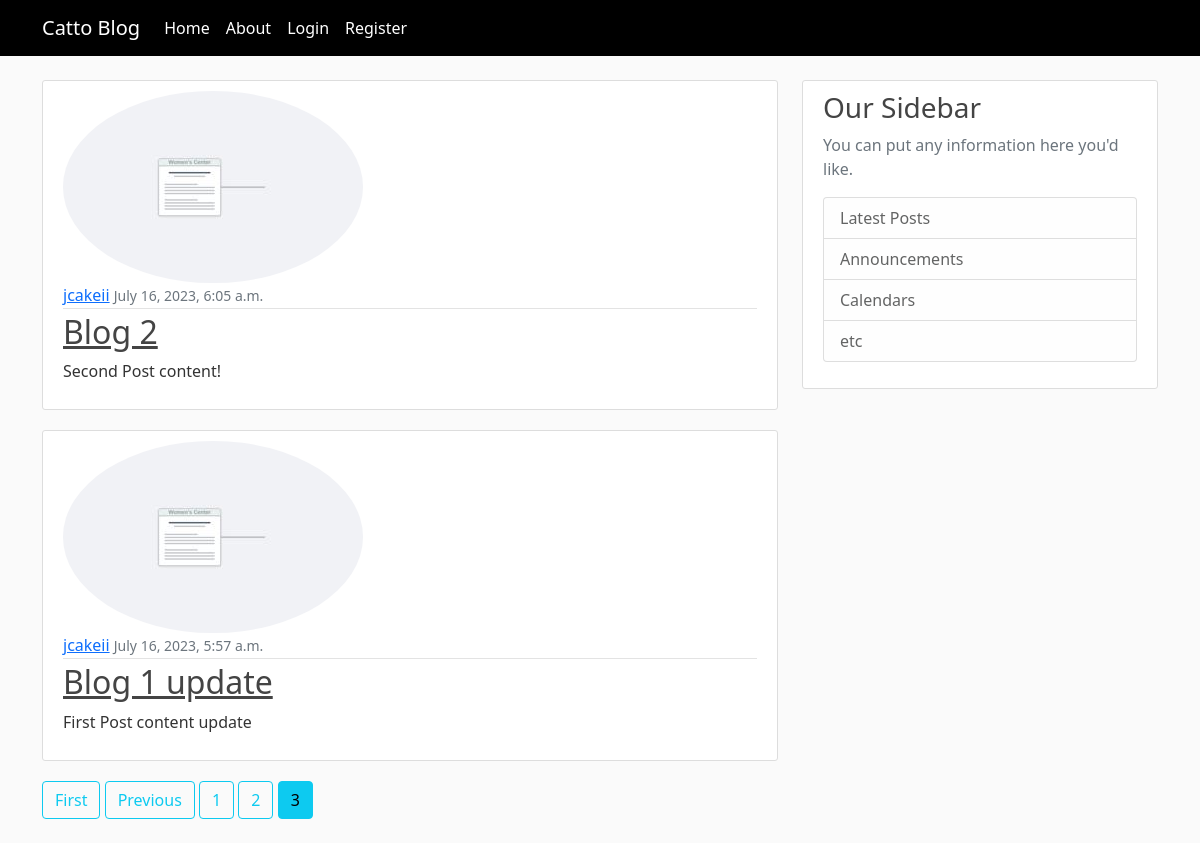
The app's page /?page=3, older data.
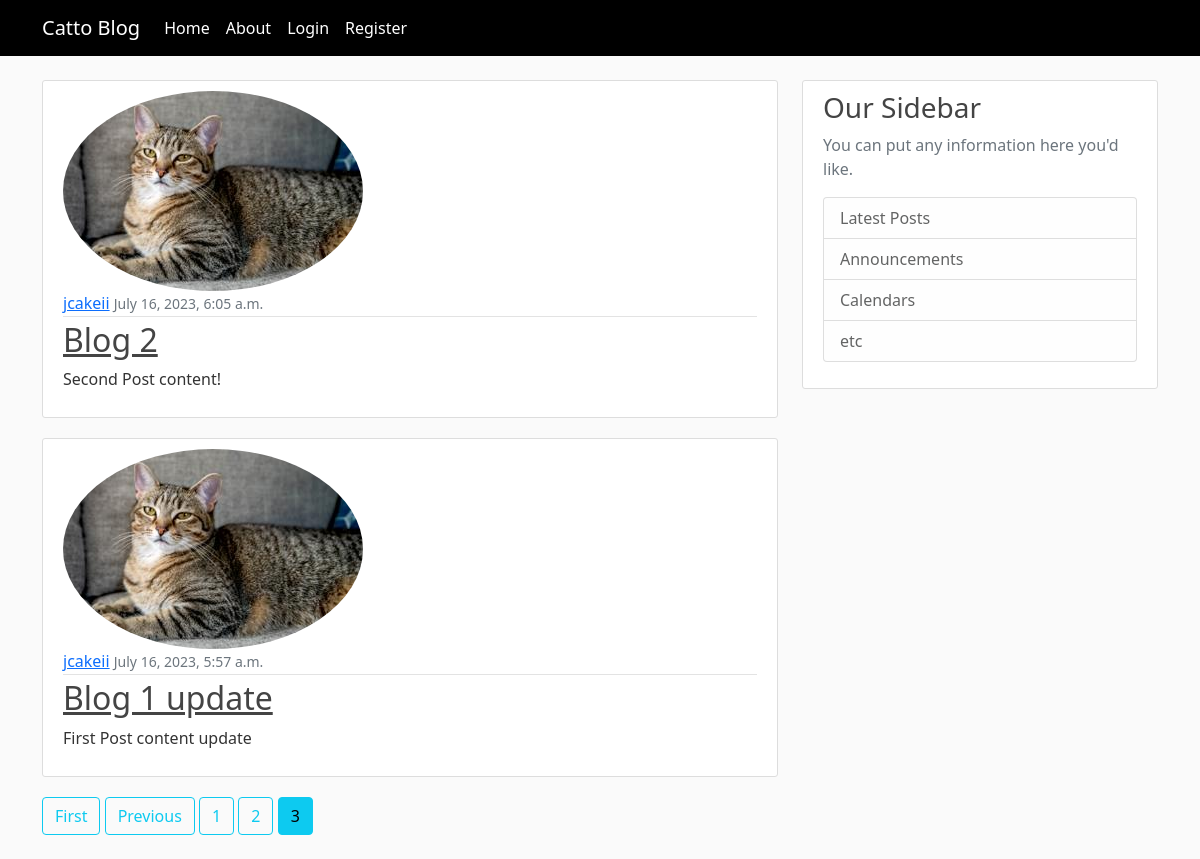
The same page, newer data.
### blog/models.py (models this page shows, shortened)
class Post(models.Model): #each class is its own table in the database
    title = models.CharField(max_length = 100)
    content = models.TextField()
    date_posted = models.DateTimeField(default = timezone.now) #set the date posted to current date
    author = models.ForeignKey(User, on_delete=models.CASCADE) #pass in the related User table and what we want Django to do if the user who created the post gets deleted: if a user gets deleted, delete the post

### user/models.py (models this page shows, shortened)
class Profile(models.Model):
    user = models.OneToOneField(User, on_delete=models.CASCADE) #if user is deleted, delete the profile
    image = models.ImageField(default = 'default.jpg', upload_to = 'profile_pics')

### blog/views.py (the view)
# urls.py: path('', PostListView.as_view(), name= 'blog-home'),
class PostListView(ListView):
    model = Post
    template_name = 'blog/home.html' #<app>/<model>_<viewtype>.html
    context_object_name = 'posts'
    ordering = ['-date_posted']
    paginate_by = 5

### blog/templates/blog/home.html (shortened to what this page needs)
{% extends "blog/base.html" %}
{% block content %}
  {% for post in posts %}
    <article class="media content-section">
        <img class ="rounded-circle article-image" src = "{{ post.author.profile.image.url }}">
        <div class="media-body">
          <div class="article-metadata">
            <a class="mr-2" href="{% url 'user-posts' post.author.username %}">{{ post.author }}</a>
            <small class="text-muted">{{ post.date_posted }}</small>
          </div>
          <h2><a class="article-title" href="{% url 'post-detail' post.id %}">{{ post.title }}</a></h2>
          <p class="article-content">{{ post.content }}</p>
        </div>
      </article>
  {% endfor %}
  {% if is_paginated %}
  {% if page_obj.has_previous %}
    <a class="btn btn-outline-info mb-4" href="?page=1">First</a>
    <a class="btn btn-outline-info mb-4" href="?page={{ page_obj.previous_page_number }}">Previous</a>
  {% endif %}
  {% for num in page_obj.paginator.page_range %}
    {% if page_obj.number == num %}
      <a class="btn btn-info mb-4" href="?page={{ num }}">{{ num }}</a>
    {% elif num > page_obj.number|add:'-3' and num < page_obj.number|add:'3' %}
      <a class="btn btn-outline-info mb-4" href="?page={{ num }}">{{ num }}</a>
    {% endif %}
  {% endfor %}
{% endif %}
{% endblock content %}

Row changes from the older to the newer data that the page shows:
changed through a linked row, Post "Blog 2": author.profile.image: a different picture
changed through a linked row, Post "Blog 1 update": author.profile.image: a different picture
